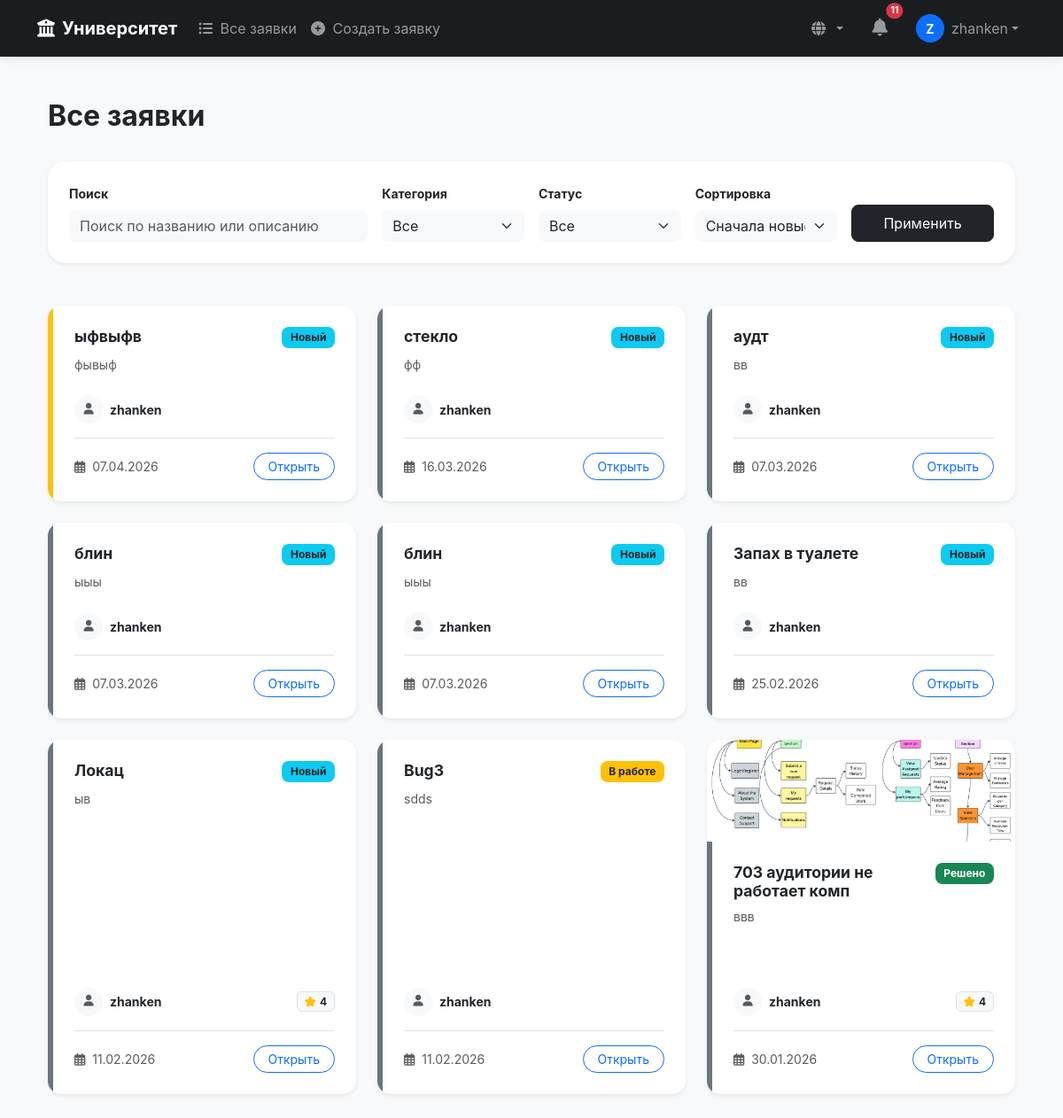
Page /problems/ (signed in) on the earlier database version.
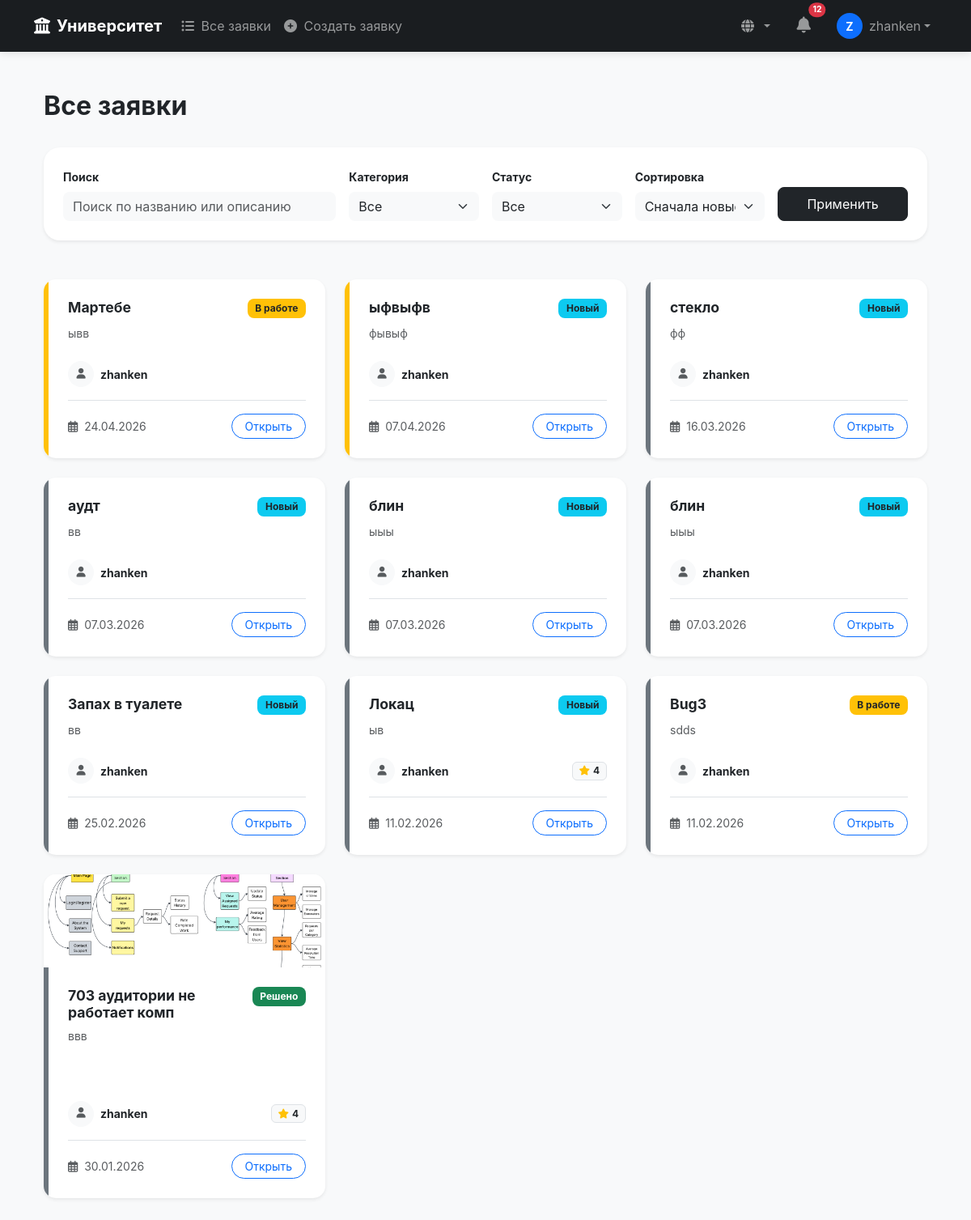
Same page on the later database version.
### issues/models.py (models this page shows, shortened)
class Problem(models.Model):
    STATUS_NEW = 'new'
    STATUS_IN_PROGRESS = 'in_progress'
    STATUS_RESOLVED = 'resolved'      # рекомендуется заменить 'done' на 'resolved'
    STATUS_CLOSED = 'closed'
    STATUS_CHOICES = [
        (STATUS_NEW, _('Новый')),
        (STATUS_IN_PROGRESS, _('В работе')),
        (STATUS_RESOLVED, _('Решено')),
        (STATUS_CLOSED, _('Закрыто')),
    ]
    title = models.CharField(max_length=200, verbose_name=_("Название"))
    description = models.TextField(verbose_name=_("Описание"))
    category = models.ForeignKey(
        Category,
        on_delete=models.PROTECT,
        null=False,
        blank=False,
        verbose_name=_("Категория"),
        related_name="problems"
    )
    status = models.CharField(
        max_length=20,
        choices=STATUS_CHOICES,
        default=STATUS_NEW,
        verbose_name=_("Статус")
    )
    image = models.ImageField(
        upload_to='problem_images/',
        null=True,
        blank=True,
        verbose_name=_("Изображение")
    )
    author = models.ForeignKey(
        settings.AUTH_USER_MODEL,
        related_name='problems',
        on_delete=models.CASCADE,
        verbose_name=_("Автор")
    )
    assigned_to = models.ForeignKey(
        'auth.User',
        on_delete=models.SET_NULL,
        null=True,
        blank=True,
        related_name='assigned_problems',
        verbose_name=_("Ответственный сотрудник"),
        help_text=_("Сотрудник, назначенный на выполнение заявки")
    )
    assigned_at = models.DateTimeField(null=True, blank=True, verbose_name=_("Дата назначения"))
    resolved_by = models.ForeignKey(
        'auth.User',
        on_delete=models.SET_NULL,
        null=True,
        blank=True,
        related_name='resolved_problems',
        verbose_name=_("Решил проблему"),
        help_text=_("Сотрудник, который перевёл заявку в resolved/closed")
    )
    rating = models.PositiveSmallIntegerField(
        null=True,
        blank=True,
        choices=[(i, str(i)) for i in range(1, 6)],
        verbose_name=_("Оценка качества решения"),
        help_text=_("Оцените от 1 до 5, как была решена проблема")
    )
    review_text = models.TextField(
        blank=True,
        verbose_name=_("Отзыв"),
        help_text=_("Ваш комментарий к оценке (необязательно)")
    )
    rated_at = models.DateTimeField(null=True, blank=True, verbose_name=_("Дата оценки"))
    rated_by = models.ForeignKey(
        'auth.User',
        on_delete=models.SET_NULL,
        null=True,
        blank=True,
        related_name='rated_problems',
        verbose_name=_("Оценил")
    )
    created_at = models.DateTimeField(auto_now_add=True, verbose_name=_("Дата создания"))
    updated_at = models.DateTimeField(auto_now=True, verbose_name=_("Дата обновления"))
    last_updated_at = models.DateTimeField(auto_now=True, verbose_name=_("Последнее обновление"))
    class Meta:
        verbose_name = _("Заявка")
        verbose_name_plural = _("Заявки")
        ordering = ['-created_at']

class Category(models.Model):
    name = models.CharField(max_length=100, unique=True, verbose_name=_("Название"))
    slug = models.SlugField(max_length=120, unique=True, blank=True)
    description = models.TextField(blank=True, verbose_name=_("Описание"))
    icon = models.CharField(max_length=50, blank=True, verbose_name=_("Иконка"))
    order = models.PositiveSmallIntegerField(default=0, verbose_name=_("Порядок"))
    class Meta:
        verbose_name = _("Категория")
        verbose_name_plural = _("Категории")
        ordering = ['order', 'name']

### issues/views.py (the view, shortened to what this page needs)
# urls.py: path('problems/', views.problem_list, name='problem_list'),
@login_required
def problem_list(request):
    problems = Problem.objects.all()
    if request.user.is_superuser:
        pass  # суперпользователь видит все заявки
    else:
        problems = problems.filter(author=request.user)
    category_id = request.GET.get('category')
    if category_id:
        try:
            category_id = int(category_id)  # приводим к числу
        except (ValueError, TypeError):
            category_id = None
    status = request.GET.get('status')
    search_query = request.GET.get('q')  # поиск по заголовку/описанию
    sort_by = request.GET.get('sort', 'created_at')  # сортировка по умолчанию
    if category_id:
        problems = problems.filter(category_id=category_id)
    if status:
        problems = problems.filter(status=status)
    if search_query:
        problems = problems.filter(
            Q(title__icontains=search_query) | Q(description__icontains=search_query)
        )
    sort_options = {
        'created_at': '-created_at',           # новые сверху
        'title': 'title',
        '-title': '-title',
        'status': 'status',
        'rating': '-rating',                   # по оценке (лучшие сверху)
    }
    sort_field = sort_options.get(sort_by, '-created_at')
    problems = problems.order_by(sort_field)
    categories = Category.objects.all()
    unread_notifications = 0
    if request.user.is_authenticated:
        unread_notifications = request.user.notifications.filter(is_read=False).count()
    context = {
        'problems': problems,
        'categories': categories,
        'selected_category': category_id,
        'selected_status': status,
        'search_query': search_query,
        'selected_sort': sort_by,
    }
    return render(request, 'issues/problem_list.html', context)

### issues/context_processors.py (called while the page is built)
def notifications_processor(request):
    unread_count = 0
    if request.user.is_authenticated:
        unread_count = request.user.notifications.filter(is_read=False).count()
    return {'unread_notifications': unread_count}

### issues/templatetags/custom_tags.py (called while the page is built)
@register.filter
def translate_notification(notif):
    if notif.message_key and notif.message_key in NOTIFICATION_MESSAGES:
        template_str = NOTIFICATION_MESSAGES[notif.message_key]
        params = dict(notif.message_params)
        if "status" in params:
            params["status"] = STATUS_TRANSLATIONS.get(params["status"], params["status"])
        return str(template_str) % params if params else str(template_str)
    return notif.message  # fallback для старых записей

### issues/templates/issues/problem_list.html (shortened to what the changed rows need)
{% extends 'issues/base.html' %}
{% load i18n %}
{% block content %}
<div class="container mt-5">
    <div class="d-flex justify-content-between align-items-center mb-4">
        <h2 class="fw-bold">{% trans "Все заявки" %}</h2>
    </div>
    {% if problems %}
        <div class="row row-cols-1 row-cols-md-2 row-cols-lg-3 g-4 mb-5">
            {% for problem in problems %}
                <div class="col">
                    <div class="card h-100 shadow-sm problem-card">
                        {% if problem.image %}
                        <div class="card-img-container">
                            <img src="{{ problem.image.url }}" alt="{{ problem.title }}">
                        </div>
                        {% endif %}
                        <div class="d-flex h-100">
                            <div class="category-indicator
                                {% if problem.category.name == 'IT и техника' %}bg-primary
                                {% elif problem.category.name == 'Безопасность' %}bg-danger
                                {% elif problem.category.name == 'Электрика и освещение' %}bg-warning
                                {% else %}bg-secondary{% endif %}">
                            </div>
                            <div class="card-body p-4 d-flex flex-column">
                                <div class="d-flex justify-content-between align-items-start mb-2">
                                    <h5 class="card-title fw-bold mb-0" style="font-size: 1.1rem;">{{ problem.title }}</h5>
                                    <span class="status-badge badge
                                        {% if problem.status == 'new' %}bg-info text-dark
                                        {% elif problem.status == 'in_progress' %}bg-warning text-dark
                                        {% elif problem.status == 'resolved' %}bg-success
                                        {% else %}bg-secondary{% endif %}">
                                        {{ problem.get_status_display }}
                                    </span>
                                </div>
                                <p class="card-text text-muted small mb-4">
                                    {{ problem.description|truncatechars:85 }}
                                </p>
                                <div class="mt-auto">
                                    <div class="d-flex justify-content-between align-items-center mb-3">
                                        <div class="d-flex align-items-center">
                                            <div class="bg-light rounded-circle p-2 me-2" style="width: 32px; height: 32px; display: flex; align-items: center; justify-content: center;">
                                                <i class="fas fa-user text-muted" style="font-size: 0.8rem;"></i>
                                            </div>
                                            <span class="small fw-bold">{{ problem.author.username }}</span>
                                        </div>
                                        {% if problem.rating %}
                                            <span class="badge bg-light text-dark border"><i class="fas fa-star text-warning me-1"></i>{{ problem.rating }}</span>
                                        {% endif %}
                                    </div>
                                    <div class="d-flex justify-content-between align-items-center border-top pt-3">
                                        <div class="text-muted small">
                                            <i class="far fa-calendar-alt me-1"></i> {{ problem.created_at|date:"d.m.Y" }}
                                        </div>
                                        <a href="{% url 'issues:problem_detail' problem.pk %}" class="btn btn-outline-primary btn-sm rounded-pill px-3">
                                            {% trans "Открыть" %}
                                        </a>
                                    </div>
                                </div>
                            </div>
                        </div>
                    </div>
                </div>
            {% endfor %}
        </div>
    {% else %}
        <div class="text-center py-5">
            <img src="https://cdn-icons-png.flaticon.com/512/6134/6134065.png" alt="Empty" style="width: 120px; opacity: 0.5;">
            <p class="text-muted mt-3">{% trans "Ничего не найдено" %}</p>
        </div>
    {% endif %}
</div>
{% endblock %}

### issues/templates/issues/base.html (shortened to what this page needs)
<!DOCTYPE html>
{% load i18n %}
{% load custom_tags %}
<html lang="en">
<head>
    <link rel="stylesheet" href="https://cdn.jsdelivr.net/npm/bootstrap@5.3.2/dist/css/bootstrap.min.css">
    <link rel="stylesheet" href="https://cdnjs.cloudflare.com/ajax/libs/font-awesome/6.4.2/css/all.min.css">
</head>
<body>
<nav class="navbar navbar-expand-lg navbar-dark sticky-top">
    <div class="container">
        <a class="navbar-brand fw-bold" href="{% url 'issues:home' %}">
            <i class="fas fa-university me-2"></i>{% trans "Университет" %}
        </a>
        <div class="collapse navbar-collapse" id="navbarNav">
            <ul class="navbar-nav me-auto">
                <li class="nav-item">
                    <a class="nav-link" href="{% url 'issues:problem_list' %}">
                        <i class="fas fa-list-ul me-1"></i> {% trans "Все заявки" %}
                    </a>
                </li>
                <li class="nav-item">
                    <a class="nav-link" href="{% url 'issues:problem_create' %}">
                        <i class="fas fa-plus-circle me-1"></i> {% trans "Создать заявку" %}
                    </a>
                </li>
            </ul>
            <ul class="navbar-nav ms-auto align-items-center">
                <li class="nav-item dropdown me-3">
                    <a class="nav-link dropdown-toggle" href="#" id="langMenu" data-bs-toggle="dropdown">
                        <i class="fas fa-globe me-1"></i>
                    </a>
    {% get_current_language as CURRENT_LANG %}
    {% get_available_languages as LANGUAGES %}
                </li>
                {% if user.is_authenticated %}
                <li class="nav-item dropdown me-3">
                    <a class="nav-link position-relative" href="#" id="notifMenu" data-bs-toggle="dropdown">
                        <i class="fas fa-bell fs-5"></i>
                        {% if unread_notifications > 0 %}
                            <span class="position-absolute top-0 start-100 translate-middle badge rounded-pill bg-danger badge-notification">
                                {{ unread_notifications }}
                            </span>
                        {% endif %}
                    </a>
                </li>
                <li class="nav-item dropdown">
                    <a class="nav-link dropdown-toggle d-flex align-items-center" href="#" data-bs-toggle="dropdown">
                        <div class="bg-primary rounded-circle d-flex align-items-center justify-content-center me-2" style="width: 32px; height: 32px;">
                            <span class="text-white small fw-bold">{{ user.username|slice:":1"|upper }}</span>
                        </div>
                        <span class="d-none d-md-inline">{{ user.username }}</span>
                    </a>
                </li>
                {% endif %}
            </ul>
        </div>
    </div>
</nav>
<div class="container mt-4 pb-5">
    {% block content %}{% endblock %}
</div>
</body>
</html>

Differences in the rows shown:
added Problem: title "Мартебе", status "В работе", description "ывв", author.username "zhanken", created_at "24.04.2026"
Other differences:
{{ unread_notifications }}: "11" → "12"
